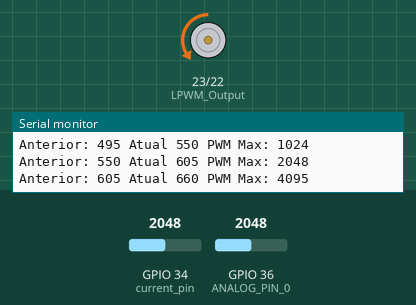
Recording of a sketch running on a simulated ESP32. On the bench: motor-driver pin pairs drawn as motors (green arrow = first pin HIGH = forward, orange = second pin HIGH = backward, longer = more drive), the last lines printed to the serial monitor. Inputs (shaded band) come from the test bench; at power-on: GPIO 36 (ANALOG_PIN_0) = 2048, GPIO 34 (current_pin) = 2048.

Above: at 1.25 s.
1.3 s: GPIO 36 (ANALOG_PIN_0) set to 2866
4.3 s: GPIO 34 (current_pin) set to 1863
5.8 s: GPIO 34 (current_pin) set to 1790
At 7.3 s:
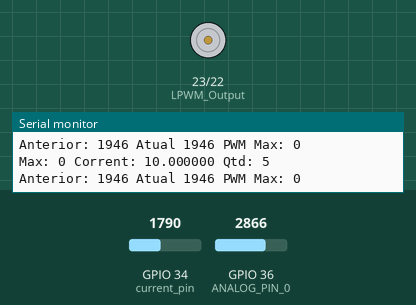
7.5 s: GPIO 34 (current_pin) set to 2047
At 9.7 s:
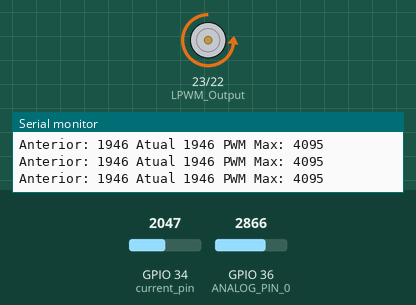
10.5 s: GPIO 36 (ANALOG_PIN_0) set to 3603
At 10.7 s:
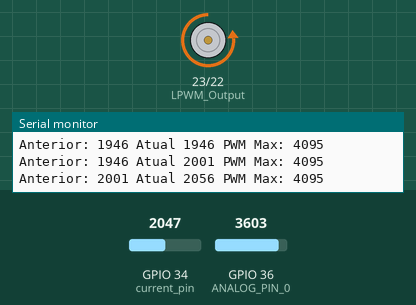
12.4 s: GPIO 36 (ANALOG_PIN_0) set to 491
At 12.9 s:
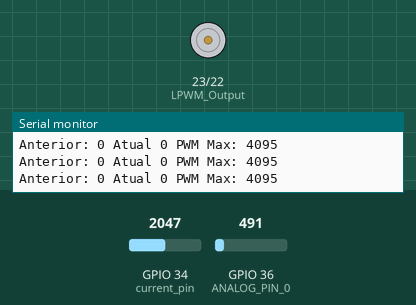
Timing chart, 0 to 14.9 s (numbered marks = the images above; inputs shaded):
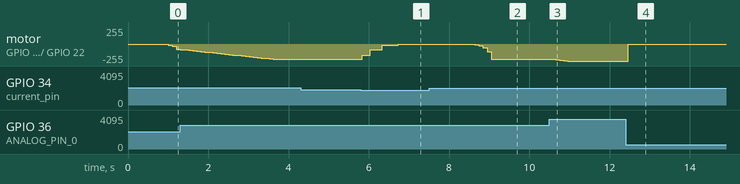

The sketch:

controle_motor.ino.ino
```cpp
#include<Math.h>
#define ANALOG_PIN_0 36
const int RPWM_Output = 22;
const int LPWM_Output = 23;

const int freq = 5000;
const int ledChannel = 0;
const int resolution = 12; //maximo: 12
const int current_pin = 34;
const float securityCurrent=10.0;
const float maxCurrent=15;
const int linearIncrementStep=20;
const unsigned int maxPWM = pow(2,resolution)-1;
unsigned int PWMThreshold = maxPWM;
unsigned int limitePWM = 0;
unsigned int atualPWM=0;
unsigned int maxAccelerationTime=4000; //miliseconds
unsigned int maxPotentiometer=2200;
unsigned long lastTurn = 0; //
int tipoIncremento = 0; //0 - Quadrático | 1 - Linear
int intensidadeAnterior=0;
short int sequentialOverLoads=0;
short int sequentialRiskOverLoads=0;
unsigned int overLoadDelay;
bool overLoad=false;
void setup() {
  Serial.begin(115200);
  pinMode(RPWM_Output, OUTPUT);
  pinMode(LPWM_Output, OUTPUT);
  pinMode(current_pin, INPUT);
  ledcSetup(ledChannel, freq, resolution);
  ledcAttachPin(RPWM_Output, ledChannel);
}


void calculaPWM(){
  int read_current;
  float rms_current = 0.0;
  read_current = 2815- analogRead(current_pin);
  rms_current = read_current / 100;
  //Serial.println(rms_current);
  if(rms_current>maxCurrent){
    sequentialRiskOverLoads++;
    sequentialOverLoads++;
    char buff[100];
    sprintf(buff, "*** ALERTA **** Max: %d Corrent: %f Qtd: %d", atualPWM, rms_current, sequentialOverLoads);
    Serial.println(buff);
    atualPWM=0;
    tipoIncremento=1;
    overLoadDelay = 2000;
    overLoad=true;
  }else{
    if(rms_current>=securityCurrent){
      overLoad=true;
      sequentialOverLoads++;
      char buff[50];
      sprintf(buff, "Max: %d Corrent: %f Qtd: %d", atualPWM, rms_current, sequentialOverLoads);
      Serial.println(buff);
      if(sequentialOverLoads==1){
        atualPWM = ((float)atualPWM)*0.75;
        tipoIncremento=1;
        overLoadDelay = 100;
      }else if(sequentialOverLoads==2){
        atualPWM = ((float)atualPWM)*0.5;
        tipoIncremento=1;
        overLoadDelay=200;
      }else if(sequentialOverLoads==3){
        atualPWM = ((float)atualPWM)*0.25;
        tipoIncremento=1;
        overLoadDelay = 300;
      }else if(sequentialOverLoads==4){
        atualPWM = 0;
        tipoIncremento=0;
        overLoadDelay = 400;
      }else{
        atualPWM = 0;
        tipoIncremento=0;
        overLoadDelay = 500;
      }
    }else{
      overLoad=false;
      sequentialOverLoads=0;
      if(tipoIncremento==0)
        if(atualPWM==0)
          atualPWM=1;
        else
          atualPWM = atualPWM*2;
      else
        atualPWM = atualPWM + linearIncrementStep;
    }
  }
  if(atualPWM>maxPWM)
    atualPWM=maxPWM;
}

void loop() {
  int analog_value = 0;
  int intensidade;
  float ganhoIntensidade;
  analog_value = analogRead(ANALOG_PIN_0);
  intensidade = analog_value-920;
  if(intensidade<20)
    intensidade=0;
  if(intensidade>maxPotentiometer)
    intensidade=maxPotentiometer;
  calculaPWM();
  //Serial.println(intensidade);
  if(intensidade>intensidadeAnterior){
    unsigned long maxAcceleration = ((float)maxPotentiometer)/((float)maxAccelerationTime)*((float)(millis()-lastTurn));
    if(intensidade-intensidadeAnterior>maxAcceleration)
      intensidade=intensidadeAnterior+maxAcceleration;
  }
  char buff[100];
  sprintf(buff, "Anterior: %d Atual %d PWM Max: %d", intensidadeAnterior, intensidade, atualPWM);
  Serial.println(buff);
  intensidadeAnterior=intensidade;
  lastTurn=millis();
  intensidade=(int)((float)intensidade/(float)maxPotentiometer*((float)atualPWM));

//  if(ganhoIntensidade>aceleracaoMaxima)
//    intensidade = (float)intensidadeAnterior*aceleracaoMaxima;


  digitalWrite(LPWM_Output, 0);
  ledcWrite(ledChannel, intensidade);
  //Serial.println(atualPWM);
  if(overLoad)
    delay(overLoadDelay);
  delay(100);

}
```

Measured:
- the behaviour switches between 1816 and 1815 on GPIO 34 (current_pin) (found by bisection; images 0 and 1)
- after the input at 5.8 s, motor on GPIO 23 (LPWM_Output) / GPIO 22 (RPWM_Output): backward 225/255 → backward 169/255 at once, → backward 84/255 0.20 s later, → backward 21/255 0.30 s later, → stopped 0.40 s later
- after the input at 7.5 s, motor on GPIO 23 (LPWM_Output) / GPIO 22 (RPWM_Output): moves from stopped to backward 225/255 over 0.80 s, starting after 0.74 s
- after the input at 10.5 s, motor on GPIO 23 (LPWM_Output) / GPIO 22 (RPWM_Output): moves from backward 225/255 to backward 255/255 over 0.40 s, starting after 0.05 s
- after the input at 12.4 s, motor on GPIO 23 (LPWM_Output) / GPIO 22 (RPWM_Output): backward 255/255 → stopped after 0.06 s
